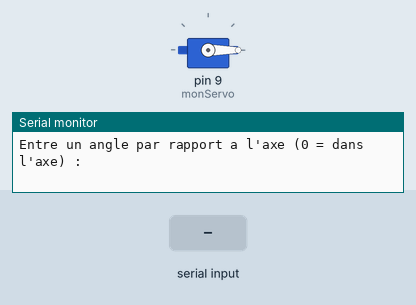
Recording of a sketch running on a simulated Arduino Uno, built with avr-gcc and run on an emulated ATmega328P. On the bench: servo, the last lines printed to the serial monitor. The inputs (shaded band) are chosen by the test bench.

Above: at 1.2 s.
1.3 s: "90,45\n" received over Serial
At 2.5 s:
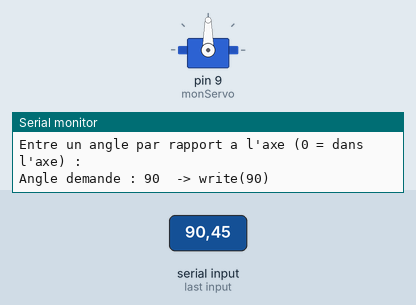
2.8 s: "30,150\n" received over Serial
At 3.6 s:
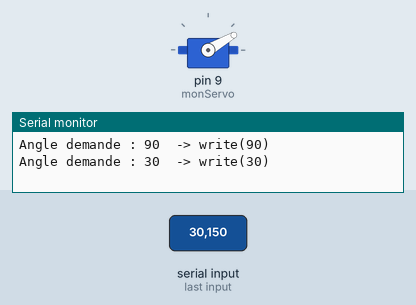
4.3 s: "200\n" received over Serial
At 4.8 s:
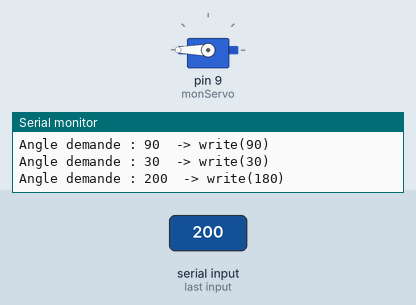
5.8 s: "0\n" received over Serial
At 7.0 s:
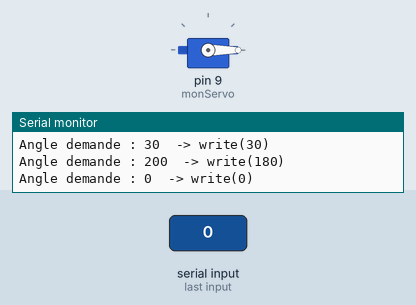
7.3 s: "90\n" received over Serial
At 8.2 s:
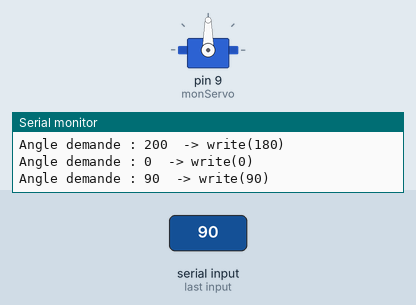
Timing chart, 0 to 9.8 s (numbered marks = the images above; inputs shaded):
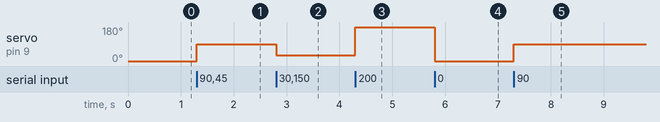

The sketch:

test_servo_moteur.ino
```cpp
#include <Servo.h>

Servo monServo;
const int POS_AXE = 0;   // valeur write() quand le servo est dans l'axe

void setup() {
  Serial.begin(115200);
  while (!Serial && millis() < 3000);

  monServo.attach(9);
  monServo.write(POS_AXE);
  Serial.println("Entre un angle par rapport a l'axe (0 = dans l'axe) :");
}

void loop() {
  if (Serial.available()) {
    String saisie = Serial.readStringUntil('\n');
    saisie.trim();
    if (saisie.length() == 0) return;

    int angle = saisie.toInt();
    int reel = constrain(POS_AXE + angle, 0, 180);
    monServo.write(reel);

    Serial.print("Angle demande : ");
    Serial.print(angle);
    Serial.print("  -> write(");
    Serial.print(reel);
    Serial.println(")");
  }
}
```

Measured:
- after the input at 1.3 s, servo on pin 9 (monServo): 0° → 90° at once
- after the input at 2.8 s, servo on pin 9 (monServo): 90° → 30° at once
- after the input at 4.3 s, servo on pin 9 (monServo): 30° → 180° at once
- after the input at 5.8 s, servo on pin 9 (monServo): 180° → 0° at once
- after the input at 7.3 s, servo on pin 9 (monServo): 0° → 90° at once
